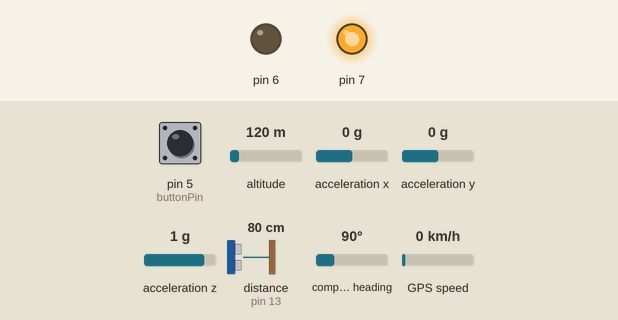
Recording of a sketch running on a simulated Arduino Uno, built with avr-gcc and run on an emulated ATmega328P. On the bench: output pins drawn as LEDs (lit = HIGH). Wiring (inferred from the names in the program): ADXL345 accelerometer at I2C address 0x53. The test bench sets the inputs (shaded band); at power-on: distance to the obstacle (sensor on pin 13) 80 cm, pin 5 (buttonPin) LOW, altitude 120 m, acceleration x 0 g, acceleration y 0 g, acceleration z 1 g, compass heading 90°, GPS speed 0 km/h. The GPS gets a fix after 3 s at 37.7749, -122.4194 with 8 satellites.

Above: at 1.2 s.
1.3 s: distance to the obstacle (sensor on pin 13) set to 18 cm
2.8 s: distance to the obstacle (sensor on pin 13) set to 13 cm
At 3.9 s:
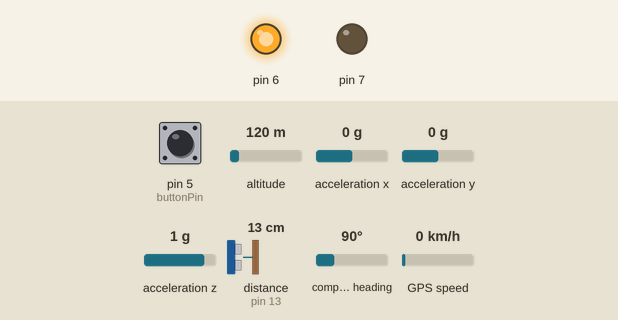
Timing chart, 0 to 5.8 s (numbered marks = the images above; inputs shaded):
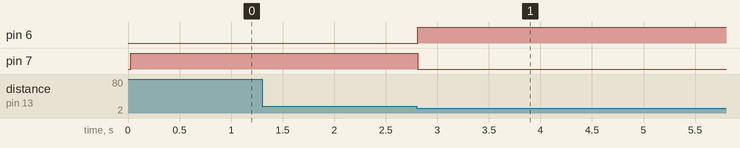

Measured:
- the behaviour switches between 16 and 15 cm on distance to the obstacle (sensor on pin 13) (found by bisection; images 0 and 1)
- after the input at 1.3 s, every drawn part: stays the same
- after the input at 2.8 s, pin 6: LOW → HIGH at once; pin 7: HIGH → LOW at once

The sketch:

feb4_9.54.ino
```cpp
#include "Ultrasonic.h"
#include <Wire.h>
#include <SoftwareSerial.h>
#include <math.h>
#define DEVICE (0x53)    //ADXL345 device address
#define TO_READ (6)        //
#include <TinyGPS.h>

TinyGPS gps;
SoftwareSerial nss(2, 3);
Ultrasonic ultrasonic(12,13);
char temp[25];
const float alpha = 0.5;
double X = 0;
double Y = 0;
double Z = 0;
byte buff[TO_READ] ;    //6 bytes buffer for saving data read from the device
char str[512];
//string buffer to transform data before sending it to the serial port
int b;
long lat,lon;
 long distance;
 const int buttonPin =5;
 int buttonState = 0;
void setup()
{
  Wire.begin();        // join i2c bus (address optional for master)
  Serial.begin(9600);  // start serial for output
  nss.begin(9600);
  //Turning on the ADXL345
  writeTo(DEVICE, 0x2D, 0);
  writeTo(DEVICE, 0x2D, 16);
  writeTo(DEVICE, 0x2D, 8);
   pinMode(buttonPin, INPUT);
  pinMode(6,OUTPUT);
  pinMode(7,OUTPUT);

}

void loop()
{
  int regAddress = 0x32;    //first axis-acceleration-data register on the ADXL345
  int x, y, z;
  float roll, pitch;

   //Ultrasonic hcsr;
   distance = ultrasonic.Ranging(CM);
    buttonState = digitalRead(buttonPin);

   while (nss.available())
  {
  int c = nss.read();
  if (gps.encode(c))
  {// long lat, lon;
    gps.get_position(&lat, &lon);
    //gps.Hour(&tim);
     //sprintf(temp, "%ld,%ld",lat,lon);
  }
  }

    // Serial.println(temp);


  readFrom(DEVICE, regAddress, TO_READ, buff); //read the acceleration data from the ADXL345

  //each axis reading comes in 10 bit resolution, ie 2 bytes.  Least Significat Byte first!!
  //thus we are converting both bytes in to one int
  x = (((int)buff[1]) << 8) | buff[0];
  y = (((int)buff[3]) << 8) | buff[2];
  z = (((int)buff[5]) << 8) | buff[4];
  //using low pass filter
  X = x * alpha + (X * (1 - alpha));
  Y = y * alpha + (Y * (1 - alpha));;
  Z = z * alpha + (Z * (1 - alpha));;
  roll = abs(atan2(-X, Z) * 180 / M_PI);
  pitch = abs(atan2(Y, sqrt(X * X + Z * Z)) * 180 / M_PI);
  if (buttonState == HIGH)
  {
    Serial.println("AT+CMGF=1");
delay(1000);
Serial.println("AT+CMGS=\"+9779802061036\"\r" );
delay(1000);
Serial.print("dont worry we are safe");

delay(1000);
Serial.println((char)26);
delay(1000);
    }


 else if  (roll < 25 && pitch > 40)
  {
   // GPS1();
   GPSGSM1();
   //Serial.println(temp);
Serial.println("fall");
    delay(100);


    Serial.end();
  }
  else if (roll > 45 && pitch > 0.5)
  {
     GPSGSM2();
   // GPS2();
    //delay(1000);
     //Serial.println(temp);
    Serial.println("collision");
    delay(100);
      Serial.end();
  }
  else
  {
     if (distance>15)
   {
    digitalWrite(7, HIGH);
   // Serial.println("push horn");
    //Serial.println(distance);
    digitalWrite(6, LOW);

    delay(1);
    }
    else
    {
  digitalWrite(6, HIGH);
  //Serial.print(distance);
  //Serial.println("cm");
  digitalWrite(7, LOW);
  delay(1);
    }

  delay(1);
    }
    //else if(roll>abs(5)&&pitch>abs(20))
    // {
    //Serial.print("accident");
    //}

    //else
    //we send the x y z values as a string to the serial port
    // sprintf(str, "%d %d", roll,pitch);
    // Serial.println(str);
    //Serial.print("\t");
    //Serial.print(10);
    // Serial.print("roll");
    //Serial.print(roll);
    //Serial.print(":");
    //Serial.print("pitch");
    //Serial.println(pitch);

    //It appears that delay is needed in order not to clog the port
    delay(5);

}

//---------------- Functions
//Writes val to address register on device
void writeTo(int device, byte address, byte val) {
  Wire.beginTransmission(device); //start transmission to device
  Wire.write(address);        // send register address
  Wire.write(val);        // send value to write
  Wire.endTransmission(); //end transmission
}

//reads num bytes starting from address register on device in to buff array
void readFrom(int device, byte address, int num, byte buff[])
{
  Wire.beginTransmission(device); //start transmission to device
  Wire.write(address);        //sends address to read from
  Wire.endTransmission(); //end transmission

  Wire.beginTransmission(device); //start transmission to device
  Wire.requestFrom(device, num);    // request 6 bytes from device

  int i = 0;
  // float pitch;
  // float roll;
  while (Wire.available())   //device may send less than requested (abnormal)
  {
    //if(pitch<fabs(30)|roll<fabs(7))
    buff[i] = Wire.read(); // receive a byte
    i++;


  }
  Wire.endTransmission(); //end transmission
}
void GPS1()
{

   while (nss.available())
  {
  int c = nss.read();
  if (gps.encode(c))
  { long lat, lon;
    gps.get_position(&lat, &lon);
    //gps.Hour(&tim);
     sprintf(temp, "%ld,%ld",lat,lon);
     Serial.println(temp);
    //Serial.print("vehicle no 1325 meet an accident, it fell at the place having ");
    //Serial.print("Position: ");
    //Serial.print("lat: "); Serial.print(lat); Serial.print(" ");
    //Serial.print("lon: "); Serial.println(lon);
    //Serial.end();
    }
  }
}

void GPS2()

  {

   while (nss.available())
   {
  int c = nss.read();
  if (gps.encode(c))
  { long lat, lon;
    gps.get_position(&lat, &lon);
    //gps.Hour(&tim);
    // sprintf(temp, "%ld,%ld",lat,lon);
    // Serial.println(temp);
    Serial.print("vehicle no 1325 met an accident just now,  it got collision at the place having ");
    Serial.print("Position: ");
    Serial.print("lat: "); Serial.print(lat); Serial.print(" ");
    Serial.print("lon: "); Serial.println(lon);
    Serial.end();
    delay(1000);
    }
  }}
  void GPSGSM1()
{
  Serial.println("AT+CMGF=1");
delay(1000);
Serial.println("AT+CMGS=\"+9779802061036\"\r" );
delay(1000);
  Serial.print("vehicle no 1325 met an accident just now,  it fell at the place having ");
  Serial.print("Position: ");
  Serial.print("lat: "); Serial.print(lat); Serial.print(" ");
  Serial.print("lon: "); Serial.println(lon);
delay(1000);
Serial.println((char)26);
delay(1000);
}

void GPSGSM2()

{
  Serial.println("AT+CMGF=1");
delay(1000);
Serial.println("AT+CMGS=\"+9779802061036\"\r" );
delay(1000);
Serial.print("vehicle no 1325 met an accident just now,  it got collision at the place having ");
    Serial.print("Position: ");
    Serial.print("lat: "); Serial.print(lat); Serial.print(" ");
    Serial.print("lon: "); Serial.println(lon);
delay(1000);
Serial.println((char)26);
delay(100);

}
```
